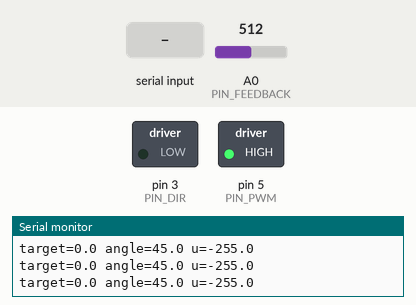
Recording of a sketch running on a simulated Arduino Uno, built with avr-gcc and run on an emulated ATmega328P. Parts: switched loads named in the sketch (green lamp = pin HIGH), the last lines printed to the serial monitor. The inputs (shaded band) are chosen by the test bench; at power-on: A0 (PIN_FEEDBACK) = 512.

Above: at 1.2 s.
1.3 s: A0 (PIN_FEEDBACK) set to 499
At 2.2 s:
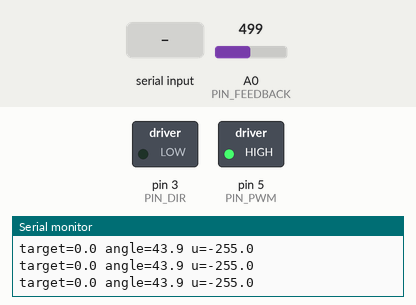
2.8 s: A0 (PIN_FEEDBACK) set to 306
At 2.95 s:
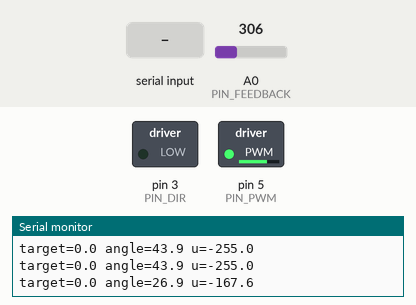
4.6 s: A0 (PIN_FEEDBACK) set to 0
At 5.8 s:
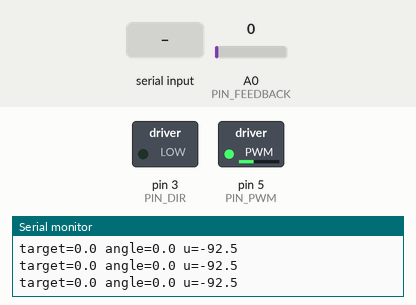
6.1 s: A0 (PIN_FEEDBACK) set to 265
7.6 s: "O" received over Serial
At 7.9 s:
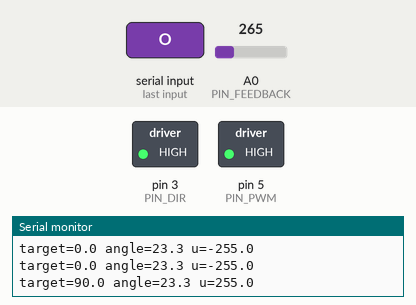
9.1 s: A0 (PIN_FEEDBACK) set to 716
At 9.25 s:
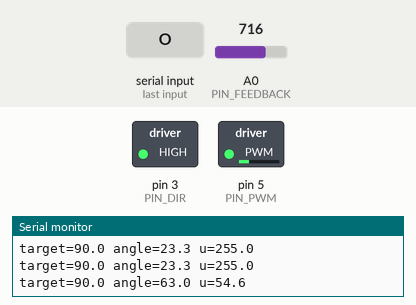
Timing chart, 0 to 13.1 s (numbered marks = the images above; inputs shaded):
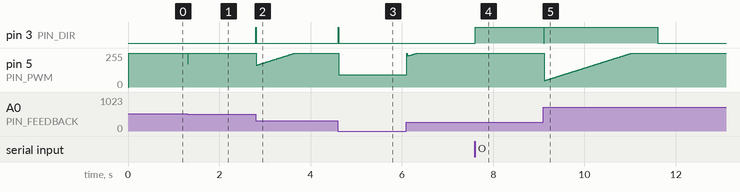

The sketch:

boom_arm_pid_controller.ino
```cpp
/* =====================================================================
   IronWatch Security Gate - Boom Arm PID Position Controller
   =====================================================================
   Closes the position loop on the motorised swing-arm boom barrier.
   The arm rotates ~90 deg between CLOSED (0 deg) and OPEN (90 deg).

   Hardware (reference wiring - adjust pins to your board):
     A0            : potentiometer / encoder-derived angle feedback
     D5, D6        : motor driver PWM inputs (e.g. L298N IN1/IN2 or a
                     PWM + DIR H-bridge). Here: PWM magnitude + direction.
     D3            : direction pin (HIGH = opening, LOW = closing)
     Trigger input : set targetAngle from the access-control logic
                     (face/RFID authorised -> command OPEN; then auto-close)

   Control law:  u = Kp*e + Ki*integral(e) + Kd*d(measurement)/dt
   Gains from the dynamic model (boom_arm_pid.py / .m):
     Kp = 70, Ki = 60, Kd = 4   (scaled below for an 8-bit PWM actuator)

   NOTE: The model gains are in SI (volts per radian). On the Arduino the
   loop runs on ANGLE IN DEGREES and outputs 0..255 PWM, so the gains are
   rescaled. Re-tune on real hardware; these are validated starting points.
   ===================================================================== */

// ---------- Pin map ----------
const int PIN_FEEDBACK = A0;   // angle sensor (pot or encoder-conditioned)
const int PIN_PWM      = 5;    // motor speed (PWM)
const int PIN_DIR      = 3;    // motor direction

// ---------- Angle calibration ----------
// Map raw ADC (0..1023) to arm angle in degrees (0..90).
const float ADC_AT_CLOSED = 0.0;     // ADC reading at 0 deg
const float ADC_AT_OPEN   = 1023.0;  // ADC reading at 90 deg

// ---------- PID gains (rescaled for degrees -> 0..255 PWM) ----------
float Kp = 6.0;      // ~ model 70 scaled for degree error & PWM span
float Ki = 4.0;
float Kd = 0.8;

// ---------- Motion setpoints ----------
const float ANGLE_CLOSED = 0.0;
const float ANGLE_OPEN   = 90.0;
float targetAngle = ANGLE_CLOSED;    // commanded by access logic

// ---------- Loop timing ----------
const unsigned long DT_MS = 10;      // 100 Hz control loop
unsigned long lastLoop = 0;

// ---------- PID state ----------
float integral = 0.0;
float prevMeas = 0.0;
const float INTEGRAL_LIMIT = 200.0;  // anti-windup clamp
const int   PWM_MAX = 255;
const int   PWM_MIN = 0;

// ---------- Auto-close timer ----------
unsigned long openedAt = 0;
const unsigned long HOLD_MS = 4000;  // stay open 4 s then auto-close
bool isOpenCommand = false;

float readAngle() {
  int raw = analogRead(PIN_FEEDBACK);
  float a = (raw - ADC_AT_CLOSED) * (ANGLE_OPEN - ANGLE_CLOSED)
            / (ADC_AT_OPEN - ADC_AT_CLOSED);
  return a;
}

void driveMotor(float u) {
  // u is signed control effort; sign -> direction, magnitude -> PWM
  bool opening = (u >= 0);
  digitalWrite(PIN_DIR, opening ? HIGH : LOW);
  int pwm = (int)constrain(fabs(u), PWM_MIN, PWM_MAX);
  analogWrite(PIN_PWM, pwm);
}

void commandOpen()  { targetAngle = ANGLE_OPEN;  isOpenCommand = true;  openedAt = millis(); }
void commandClose() { targetAngle = ANGLE_CLOSED; isOpenCommand = false; }

void setup() {
  Serial.begin(9600);
  pinMode(PIN_PWM, OUTPUT);
  pinMode(PIN_DIR, OUTPUT);
  prevMeas = readAngle();
  Serial.println(F("IronWatch boom-arm PID controller online."));
  Serial.println(F("Send 'O' to open, 'C' to close."));
}

void loop() {
  // --- accept open/close commands (from access-control logic or serial) ---
  if (Serial.available()) {
    char c = Serial.read();
    if (c == 'O' || c == 'o') commandOpen();
    if (c == 'C' || c == 'c') commandClose();
  }

  // --- auto-close after hold time ---
  if (isOpenCommand && (millis() - openedAt > HOLD_MS)) commandClose();

  // --- fixed-rate PID update ---
  unsigned long now = millis();
  if (now - lastLoop < DT_MS) return;
  float dt = (now - lastLoop) / 1000.0;
  lastLoop = now;

  float meas = readAngle();
  float error = targetAngle - meas;

  // integral with anti-windup clamp
  integral += error * dt;
  integral = constrain(integral, -INTEGRAL_LIMIT, INTEGRAL_LIMIT);

  // derivative on measurement (no setpoint kick)
  float dMeas = (meas - prevMeas) / dt;
  prevMeas = meas;

  float u = Kp * error + Ki * integral - Kd * dMeas;

  // saturation + conditional integrator freeze (simple anti-windup)
  float u_sat = constrain(u, -PWM_MAX, PWM_MAX);
  if (u != u_sat) integral -= error * dt;

  driveMotor(u_sat);

  // telemetry (throttled)
  static unsigned long lastPrint = 0;
  if (now - lastPrint > 200) {
    lastPrint = now;
    Serial.print(F("target=")); Serial.print(targetAngle, 1);
    Serial.print(F(" angle="));  Serial.print(meas, 1);
    Serial.print(F(" u="));      Serial.println(u_sat, 1);
  }
}
```

Measured:
- after the input at 1.3 s, pin 5 (PIN_PWM): 255/255 → 173/255 at once, → 255/255 0.01 s later
- after the input at 2.8 s, pin 3 (PIN_DIR): LOW → HIGH at once, → LOW 0.01 s later
- after the input at 4.6 s, pin 3 (PIN_DIR): LOW → HIGH at once, → LOW 0.01 s later; pin 5 (PIN_PWM): 255/255 → 92/255 at once
- after the input at 7.6 s, pin 3 (PIN_DIR): LOW → HIGH at once
- after the input at 9.1 s, pin 3 (PIN_DIR): HIGH → LOW after 0.01 s instead of 2.5 s
